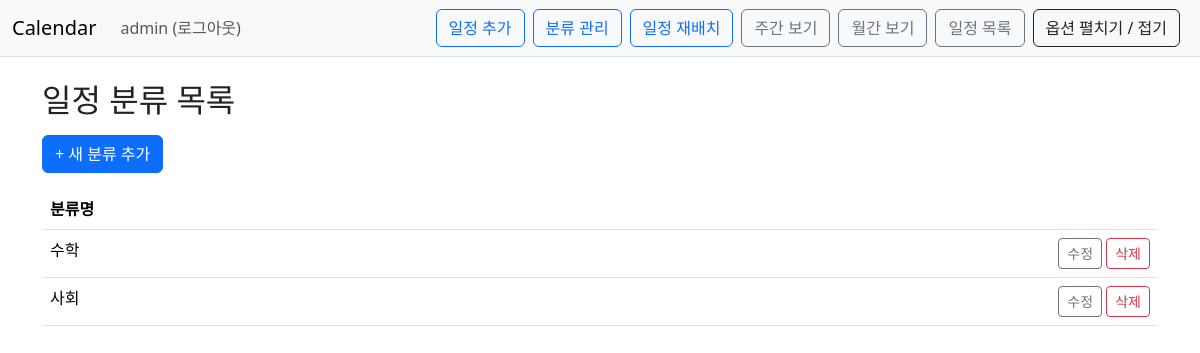
The app's page /calendar/schedule-type/list/ (signed in), older data.
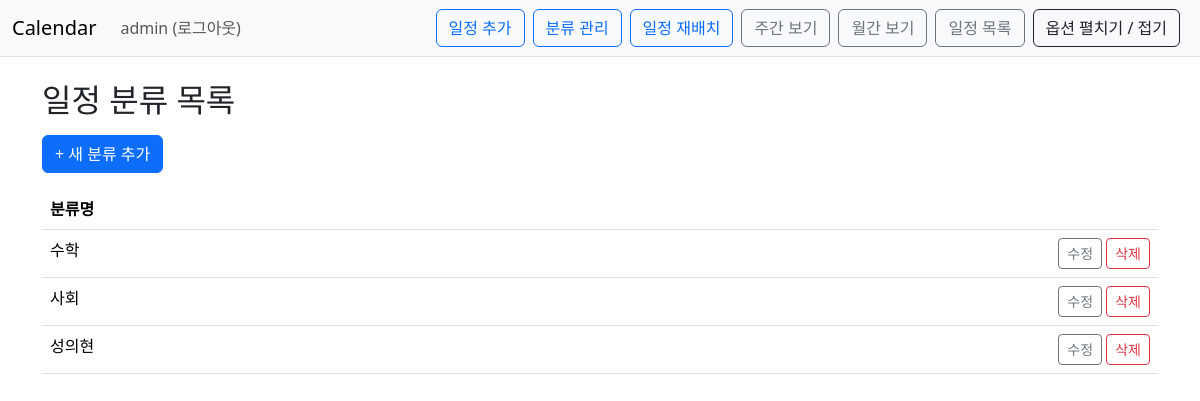
The same page, newer data.
### Calendar/models.py (models this page shows, shortened)
class ScheduleType(models.Model):
    name=models.CharField(max_length=50,blank=True)
    owner=models.ForeignKey(User, on_delete=models.CASCADE)

### Calendar/views.py (the view)
# urls.py: path('schedule-type/list/', views.schedule_type_list, name='schedule_type_list'),
@login_required(login_url='common:login')
def schedule_type_list(request):
    types = ScheduleType.objects.filter(owner=request.user)
    return render(request, 'calendar/schedule_type_list.html', {'types': types})

### templates/calendar/schedule_type_list.html
{% extends 'base.html' %}
{% block content %}
<div class="container py-4">
  <h2 class="mb-3">일정 분류 목록</h2>
  <a href="{% url 'calendar:schedule_type_create' %}" class="btn btn-primary mb-3">+ 새 분류 추가</a>
  <table class="table table-hover">
    <thead>
      <tr>
        <th>분류명</th>
        <th></th>
      </tr>
    </thead>
    <tbody>
      {% for t in types %}
      <tr>
        <td>{{ t.name }}</td>
        <td class="text-end">
          <a href="{% url 'calendar:schedule_type_edit' t.pk %}" class="btn btn-sm btn-outline-secondary">수정</a>
          <a href="{% url 'calendar:schedule_type_delete' t.pk %}" class="btn btn-sm btn-outline-danger">삭제</a>
        </td>
      </tr>
      {% empty %}
      <tr><td colspan="2" class="text-muted">아직 등록된 일정 분류가 없습니다.</td></tr>
      {% endfor %}
    </tbody>
  </table>
</div>
{% endblock %}

Row changes from the older to the newer data that the page shows:
added ScheduleType: name "성의현"
